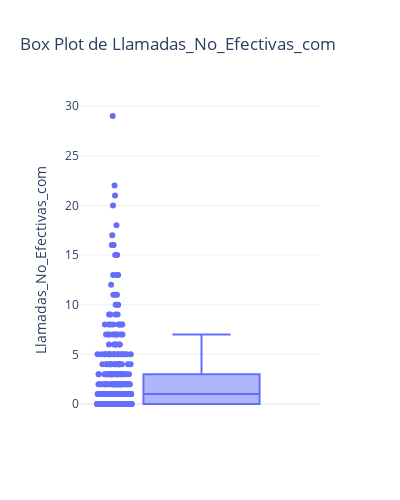

Source (notebook cell):
### Code cell
variable='Llamadas_No_Efectivas_com'
fig = px.box(
        df,
        y=variable, 
        points="all", 
        title=f'Box Plot de {variable}', 
        template="plotly_white"
    )
fig.update_layout(width=400, height=500)
fig.show()

### Figure 1 — Plotly figure (JSON) as saved in the notebook; plotly's stock layout.template omitted (floating-point values rounded to 4 significant figures; data arrays with more than 128 entries replaced by an {"elided": "..."} marker saying what was removed)
{"data": [{"alignmentgroup": "True", "boxpoints": "all", "hovertemplate": "Llamadas_No_Efectivas_com=%{y}<extra></extra>", "legendgroup": "", "marker": {"color": "#636efa"}, "name": "", "notched": false, "offsetgroup": "", "orientation": "v", "showlegend": false, "type": "box", "x0": " ", "xaxis": "x", "y": {"elided": "373 int values"}, "y0": " ", "yaxis": "y"}], "layout": {"boxmode": "group", "height": 500, "legend": {"tracegroupgap": 0}, "title": {"text": "Box Plot de Llamadas_No_Efectivas_com"}, "width": 400, "xaxis": {"anchor": "y", "domain": [0, 1]}, "yaxis": {"anchor": "x", "domain": [0, 1], "title": {"text": "Llamadas_No_Efectivas_com"}}}}
